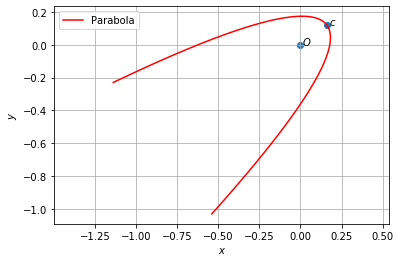

Here is the Python script that generated this plot:
import numpy as np
import matplotlib.pyplot as plt
from numpy import linalg as LA
import math

#setting up plot
fig = plt.figure()
ax = fig.add_subplot(111, aspect='equal')
len = 100
y = np.linspace(-0.5,0.5,len)

#Generating points on a parabola
def parab_gen(y,a):
	x = y**2/a
	return x

#parabola parameters
V = np.array(([16,12],[12,9]))
u = np.array(([-5/2,-5]))
f = 1
#p = np.array(([-3/5,4/5]))

O = np.array(([0,0]))
#Generating the Standard parabola

#Eigenvalues and eigenvectors
D_vec,P = LA.eig(V)
D = np.diag(D_vec)
#print(D_vec)
#print(D)
#print(P)
p = P[:,1]
eta = u@p
foc = 2*eta/D_vec[0]
#print(p,foc,D_vec[0])
x = parab_gen(y,foc)

cA = np.vstack((u+eta*p,V))
cb = np.vstack((-f,(eta*p-u).reshape(-1,1)))
c = LA.lstsq(cA,cb,rcond=None)[0]
c = c.flatten()

print(c,-12/5,-9/5,foc)
#print(cA,cb)
#print(p,c)

xStandardparab = np.vstack((x,y))
xActualparab = P@xStandardparab + c[:,np.newaxis]

#Labeling the coordinates
parab_coords = np.vstack((O,c)).T
plt.scatter(parab_coords[0,:], parab_coords[1,:])
vert_labels = ['$O$','$c$']
for i, txt in enumerate(vert_labels):
    plt.annotate(txt, # this is the text
                 (parab_coords[0,i], parab_coords[1,i]), # this is the point to label
                 textcoords="offset points", # how to position the text
                 xytext=(6,0), # distance from text to points (x,y)
                 ha='center') # horizontal alignment can be left, right or center


plt.plot(xActualparab[0,:],xActualparab[1,:],label='Parabola',color='r')

plt.xlabel('$x$')
plt.ylabel('$y$')
plt.legend(loc='best')
plt.grid() # minor
plt.axis('equal')
plt.show()
